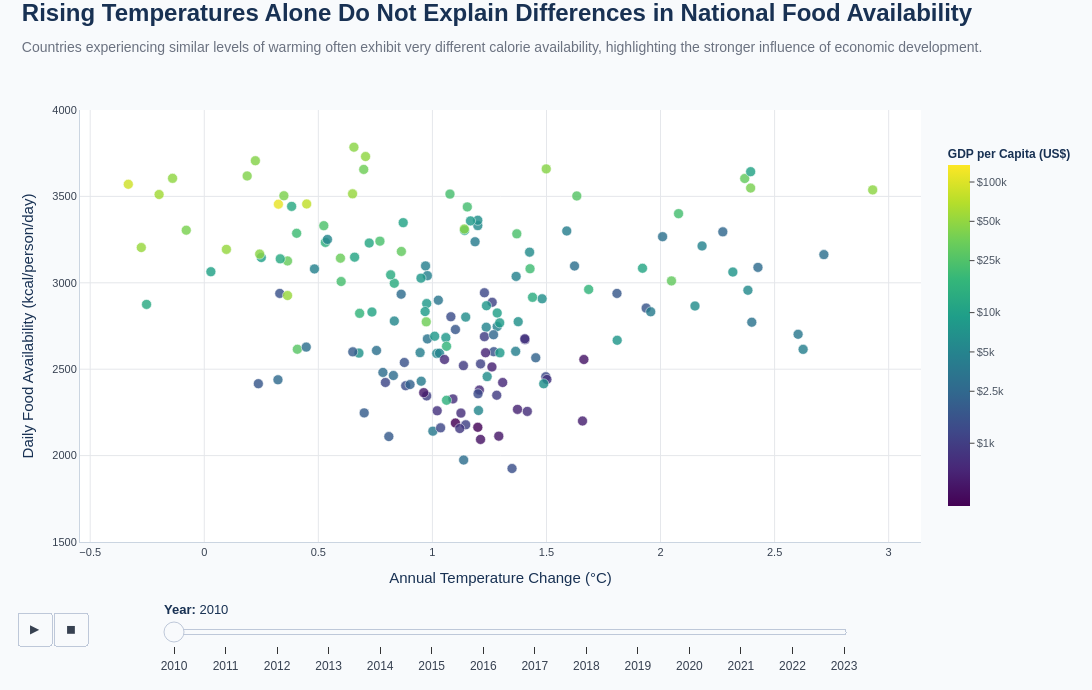

The cell this chart's notebook holds for it:
### Markdown cell above
## Analytical Question 2

### How strongly is temperature change associated with food availability across countries?

Climate change is widely expected to threaten agricultural productivity and food systems. Before assuming a uniform climate penalty on food security, it's necessary to test whether countries experiencing larger warming actually show measurably lower food availability.

**Goal:** Assess whether countries with larger annual temperature increases tend to have lower daily calorie availability, using GDP as an added lens on the relationship.

### Code cell
# ==========================================================
# AQ2
# Does Climate Change Reduce National Food Availability?
# ==========================================================

import numpy as np
import plotly.express as px

# ----------------------------------------------------------
# Data Preparation
# ----------------------------------------------------------

aq2_df = (
    analysis_df
    .query("Item == 'Grand Total'")
    .dropna(
        subset=[
            "Temperature_Change",
            "Calories_per_Capita",
            "GDP_per_Capita"
        ]
    )
    .copy()
)
aq2_df.sort_values("Year", inplace=True)

# ----------------------------------------------------------
# Log-transform GDP for balanced colour mapping
# ----------------------------------------------------------

aq2_df["Log_GDP"] = np.log10(aq2_df["GDP_per_Capita"])

log_min = aq2_df["Log_GDP"].min()
log_max = aq2_df["Log_GDP"].max()

tick_values = [
    1000,
    2500,
    5000,
    10000,
    25000,
    50000,
    100000
]

log_tick_values = [np.log10(i) for i in tick_values]

tick_text = [
    "$1k",
    "$2.5k",
    "$5k",
    "$10k",
    "$25k",
    "$50k",
    "$100k"
]

# ----------------------------------------------------------
# Build Scatter Plot
# ----------------------------------------------------------

fig = px.scatter(
    aq2_df,
    x="Temperature_Change",
    y="Calories_per_Capita",
    color="Log_GDP",
    animation_frame="Year",
    hover_name="Country",
    range_color=[log_min, log_max],
    color_continuous_scale="Viridis",
    labels={
        "Temperature_Change":
        "Annual Temperature Change (°C)",
        "Calories_per_Capita":
        "Daily Food Availability (kcal/person/day)"
    },
    hover_data={
        "GDP_per_Capita":":$,.0f",
        "Calories_per_Capita":":.0f",
        "Temperature_Change":":.2f",
        "Log_GDP":False
    }
)

# ----------------------------------------------------------
# Marker Styling
# ----------------------------------------------------------
fig.update_traces(
    marker=dict(
        size=10,
        opacity=0.82,
        line=dict(
            width=0.6,
            color="white"
        )
    ),
    selector=dict(mode="markers")
)

# ----------------------------------------------------------
# Executive Layout
# ----------------------------------------------------------
fig.update_layout(
    template="plotly_white",
    width=1120,
    height=690,
    paper_bgcolor=BG,
    plot_bgcolor="white",
    margin=dict(
        l=80,
        r=70,
        t=110,
        b=80
    ),

    font=dict(
        family="Arial",
        size=12,
        color="#374151"
    ),

    title=dict(
        text=(
            "<b>Rising Temperatures Alone Do Not Explain Differences in National Food Availability</b>"
            "<br>"
            "<span style='font-size:14px;color:#6B7280;'>"
            "Countries experiencing similar levels of warming often exhibit very different calorie availability, "
            "highlighting the stronger influence of economic development."
            "</span>"
        ),
        x=0.02,
        y=0.97,
        xanchor="left",
        font=dict(
            family="Arial",
            size=24,
            color=COLOR_NAVY
        )
    ),

    xaxis=dict(
        title="Annual Temperature Change (°C)",
        title_font=dict(
            size=15,
            color=COLOR_NAVY
        ),
        tickfont=dict(size=11),
        showgrid=True,
        gridcolor=COLOR_GRID,
        zeroline=False,
        linecolor="#CBD5E1"
    ),
    yaxis=dict(
        title="Daily Food Availability (kcal/person/day)",
        title_font=dict(
            size=15,
            color=COLOR_NAVY
        ),
        tickfont=dict(size=11),
        showgrid=True,
        gridcolor=COLOR_GRID,
        zeroline=False,
        linecolor="#CBD5E1",
        range=[1500,4000]
    )
)

# ----------------------------------------------------------
# Executive Colour Scale & Animation Controls
# ----------------------------------------------------------
fig.update_layout(
    coloraxis_colorbar=dict(
        title=dict(
            text="<b>GDP per Capita (US$)</b>",
            side="top",
            font=dict(
                size=12,
                color=COLOR_NAVY
            )
        ),
        tickvals=log_tick_values,
        ticktext=tick_text,
        tickfont=dict(
            size=11,
            color="#4B5563"
        ),
        ticks="outside",
        ticklen=5,
        tickwidth=1,
        thickness=22,
        thicknessmode="pixels",
        len=0.88,
        lenmode="fraction",
        y=0.50,
        yanchor="middle",
        x=1.02,
        outlinewidth=0
    ),
    sliders=[
        dict(
            active=0,
            x=0.10,
            y=-0.08,
            len=0.82,
            currentvalue=dict(
                prefix="<b>Year:</b> ",
                font=dict(
                    size=13,
                    color=COLOR_NAVY
                )
            ),
            pad=dict(
                t=20
            )
        )
    ]
)

# ----------------------------------------------------------
# Executive Hover Card
# ----------------------------------------------------------
fig.update_traces(
    hovertemplate=
    "<b>%{hovertext}</b><br><br>"
    "Temperature Change: <b>%{x:.2f} °C</b><br>"
    "Daily Calories: <b>%{y:.0f} kcal</b><br>"
    "GDP per Capita: <b>$%{customdata[0]:,.0f}</b>"
    "<extra></extra>",
    customdata=aq2_df[["GDP_per_Capita"]]
)

# ==========================================================
# Final Executive Presentation Refinements
# ==========================================================

# Smooth animation
fig.layout.updatemenus[0].buttons[0].args[1]["frame"]["duration"] = 800
fig.layout.updatemenus[0].buttons[0].args[1]["transition"]["duration"] = 500
fig.layout.updatemenus[0].buttons[0].args[1]["frame"]["redraw"] = True

# Position Play Button
fig.layout.updatemenus[0].pad = dict(r=10, t=35)
fig.layout.updatemenus[0].x = 0.02
fig.layout.updatemenus[0].y = -0.08

# Clean hover styling
fig.update_layout(
    hoverlabel=dict(
        bgcolor="white",
        bordercolor="#D1D5DB",
        font=dict(
            family="Arial",
            size=12,
            color="#374151"
        )
    )
)

# Remove spike lines
fig.update_xaxes(
    showspikes=False,
    showline=True,
    linewidth=1,
    linecolor="#CBD5E1"
)

fig.update_yaxes(
    showspikes=False,
    showline=True,
    linewidth=1,
    linecolor="#CBD5E1"
)

# Better marker rendering
fig.update_traces(

    marker=dict(
        sizemode="diameter"
    )

)

# Disable Plotly toolbar
config = dict(
    displaylogo=False,
    displayModeBar=False,
    responsive=True
)

fig.show(config=config)

### Figure 1 — Plotly figure (JSON) as saved in the notebook; plotly's stock layout.template omitted (floating-point values rounded to 4 significant figures; data arrays with more than 128 entries replaced by an {"elided": "..."} marker saying what was removed)
{"data": [{"customdata": {"elided": "2364x1 float values"}, "hovertemplate": "<b>%{hovertext}</b><br><br>Temperature Change: <b>%{x:.2f} °C</b><br>Daily Calories: <b>%{y:.0f} kcal</b><br>GDP per Capita: <b>$%{customdata[0]:,.0f}</b><extra></extra>", "hovertext": {"elided": "166 str values"}, "legendgroup": "", "marker": {"color": {"elided": "166 float values"}, "coloraxis": "coloraxis", "line": {"color": "white", "width": 0.6}, "opacity": 0.82, "size": 10, "sizemode": "diameter", "symbol": "circle"}, "mode": "markers", "name": "", "orientation": "v", "showlegend": false, "type": "scatter", "x": {"elided": "166 float values"}, "xaxis": "x", "y": {"elided": "166 float values"}, "yaxis": "y"}], "layout": {"coloraxis": {"cmax": 5.13, "cmin": 2.519, "colorbar": {"len": 0.88, "lenmode": "fraction", "outlinewidth": 0, "thickness": 22, "thicknessmode": "pixels", "tickfont": {"color": "#4B5563", "size": 11}, "ticklen": 5, "ticks": "outside", "ticktext": ["$1k", "$2.5k", "$5k", "$10k", "$25k", "$50k", "$100k"], "tickvals": [3, 3.398, 3.699, 4, 4.398, 4.699, 5], "tickwidth": 1, "title": {"font": {"color": "#183153", "size": 12}, "side": "top", "text": "<b>GDP per Capita (US$)</b>"}, "x": 1.02, "y": 0.5, "yanchor": "middle"}, "colorscale": [[0, "#440154"], [0.1111, "#482878"], [0.2222, "#3e4989"], [0.3333, "#31688e"], [0.4444, "#26828e"], [0.5556, "#1f9e89"], [0.6667, "#35b779"], [0.7778, "#6ece58"], [0.8889, "#b5de2b"], [1, "#fde725"]]}, "font": {"color": "#374151", "family": "Arial", "size": 12}, "height": 690, "hoverlabel": {"bgcolor": "white", "bordercolor": "#D1D5DB", "font": {"color": "#374151", "family": "Arial", "size": 12}}, "legend": {"tracegroupgap": 0}, "margin": {"b": 80, "l": 80, "r": 70, "t": 110}, "paper_bgcolor": "#F8FAFC", "plot_bgcolor": "white", "sliders": [{"active": 0, "currentvalue": {"font": {"color": "#183153", "size": 13}, "prefix": "<b>Year:</b> "}, "len": 0.82, "pad": {"b": 10, "t": 20}, "steps": [{"args": [["2010"], {"frame": {"duration": 0, "redraw": false}, "fromcurrent": true, "mode": "immediate", "transition": {"duration": 0, "easing": "linear"}}], "label": "2010", "method": "animate"}, {"args": [["2011"], {"frame": {"duration": 0, "redraw": false}, "fromcurrent": true, "mode": "immediate", "transition": {"duration": 0, "easing": "linear"}}], "label": "2011", "method": "animate"}, {"args": [["2012"], {"frame": {"duration": 0, "redraw": false}, "fromcurrent": true, "mode": "immediate", "transition": {"duration": 0, "easing": "linear"}}], "label": "2012", "method": "animate"}, {"args": [["2013"], {"frame": {"duration": 0, "redraw": false}, "fromcurrent": true, "mode": "immediate", "transition": {"duration": 0, "easing": "linear"}}], "label": "2013", "method": "animate"}, {"args": [["2014"], {"frame": {"duration": 0, "redraw": false}, "fromcurrent": true, "mode": "immediate", "transition": {"duration": 0, "easing": "linear"}}], "label": "2014", "method": "animate"}, {"args": [["2015"], {"frame": {"duration": 0, "redraw": false}, "fromcurrent": true, "mode": "immediate", "transition": {"duration": 0, "easing": "linear"}}], "label": "2015", "method": "animate"}, {"args": [["2016"], {"frame": {"duration": 0, "redraw": false}, "fromcurrent": true, "mode": "immediate", "transition": {"duration": 0, "easing": "linear"}}], "label": "2016", "method": "animate"}, {"args": [["2017"], {"frame": {"duration": 0, "redraw": false}, "fromcurrent": true, "mode": "immediate", "transition": {"duration": 0, "easing": "linear"}}], "label": "2017", "method": "animate"}, {"args": [["2018"], {"frame": {"duration": 0, "redraw": false}, "fromcurrent": true, "mode": "immediate", "transition": {"duration": 0, "easing": "linear"}}], "label": "2018", "method": "animate"}, {"args": [["2019"], {"frame": {"duration": 0, "redraw": false}, "fromcurrent": true, "mode": "immediate", "transition": {"duration": 0, "easing": "linear"}}], "label": "2019", "method": "animate"}, {"args": [["2020"], {"frame": {"duration": 0, "redraw": false}, "fromcurrent": true, "mode": "immediate", "transition": {"duration": 0, "easing": "linear"}}], "label": "2020", "method": "animate"}, {"args": [["2021"], {"frame": {"duration": 0, "redraw": false}, "fromcurrent": true, "mode": "immediate", "transition": {"duration": 0, "easing": "linear"}}], "label": "2021", "method": "animate"}, {"args": [["2022"], {"frame": {"duration": 0, "redraw": false}, "fromcurrent": true, "mode": "immediate", "transition": {"duration": 0, "easing": "linear"}}], "label": "2022", "method": "animate"}, {"args": [["2023"], {"frame": {"duration": 0, "redraw": false}, "fromcurrent": true, "mode": "immediate", "transition": {"duration": 0, "easing": "linear"}}], "label": "2023", "method": "animate"}], "x": 0.1, "xanchor": "left", "y": -0.08, "yanchor": "top"}], "title": {"font": {"color": "#183153", "family": "Arial", "size": 24}, "text": "<b>Rising Temperatures Alone Do Not Explain Differences in National Food Availability</b><br><span style='font-size:14px;color:#6B7280;'>Countries experiencing similar levels of warming often exhibit very different calorie availability, highlighting the stronger influence of economic development.</span>", "x": 0.02, "xanchor": "left", "y": 0.97}, "updatemenus": [{"buttons": [{"args": [null, {"frame": {"duration": 800, "redraw": true}, "fromcurrent": true, "mode": "immediate", "transition": {"duration": 500, "easing": "linear"}}], "label": "&#9654;", "method": "animate"}, {"args": [[null], {"frame": {"duration": 0, "redraw": false}, "fromcurrent": true, "mode": "immediate", "transition": {"duration": 0, "easing": "linear"}}], "label": "&#9724;", "method": "animate"}], "direction": "left", "pad": {"r": 10, "t": 35}, "showactive": false, "type": "buttons", "x": 0.02, "xanchor": "right", "y": -0.08, "yanchor": "top"}], "width": 1120, "xaxis": {"anchor": "y", "domain": [0, 1], "gridcolor": "#E5E7EB", "linecolor": "#CBD5E1", "linewidth": 1, "showgrid": true, "showline": true, "showspikes": false, "tickfont": {"size": 11}, "title": {"font": {"color": "#183153", "size": 15}, "text": "Annual Temperature Change (°C)"}, "zeroline": false}, "yaxis": {"anchor": "x", "domain": [0, 1], "gridcolor": "#E5E7EB", "linecolor": "#CBD5E1", "linewidth": 1, "range": [1500, 4000], "showgrid": true, "showline": true, "showspikes": false, "tickfont": {"size": 11}, "title": {"font": {"color": "#183153", "size": 15}, "text": "Daily Food Availability (kcal/person/day)"}, "zeroline": false}}}
